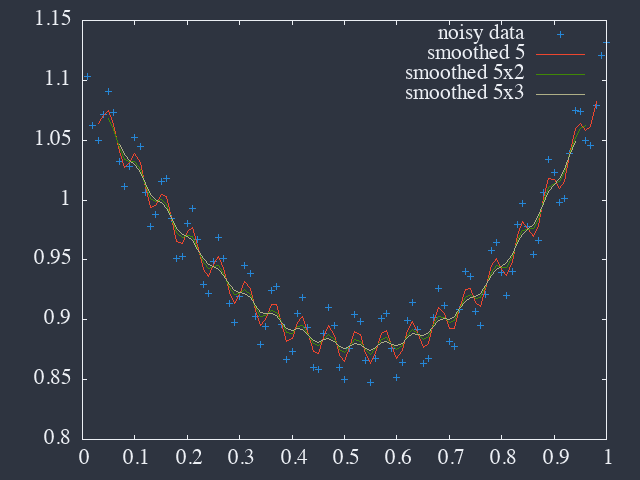

This figure's gnuplot source:
! ./smooth 5 dip.dat > dip-smooth5.dat
! ./smooth 5 dip-smooth5.dat > dip-smooth5x2.dat
! ./smooth 5 dip-smooth5x2.dat > dip-smooth5x3.dat

set terminal dumb ansi256
plot "dip.dat" title "noisy data", \
     "dip-smooth5.dat" w l title "smoothed 5",\
     "dip-smooth5x2.dat" w l title "smoothed 5x2",\
     "dip-smooth5x3.dat" w l title "smoothed 5x3"

call '../../scripts/set-png.gp' 'dip.png'
